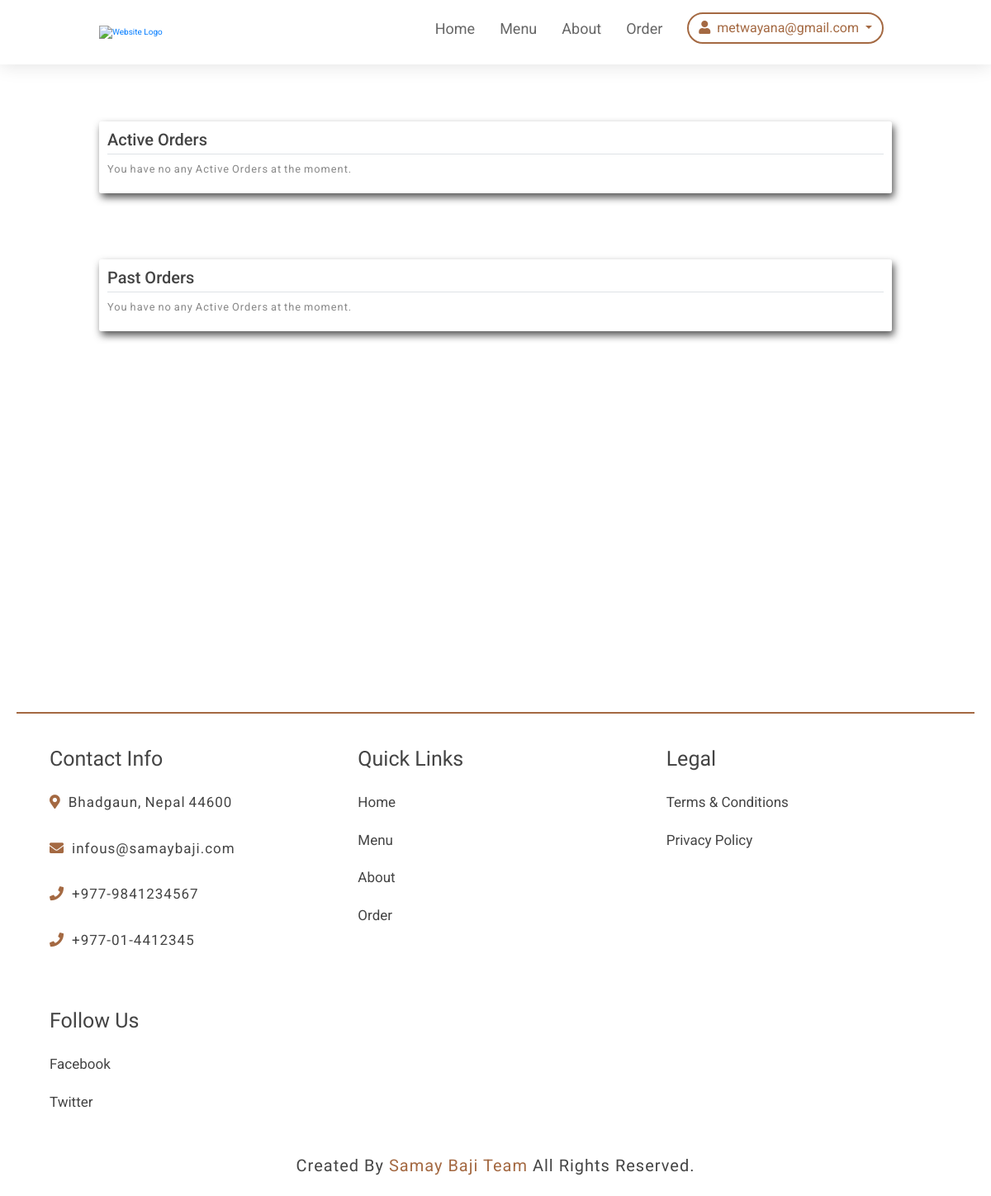
Before: /history/ (signed in) with the older database file.
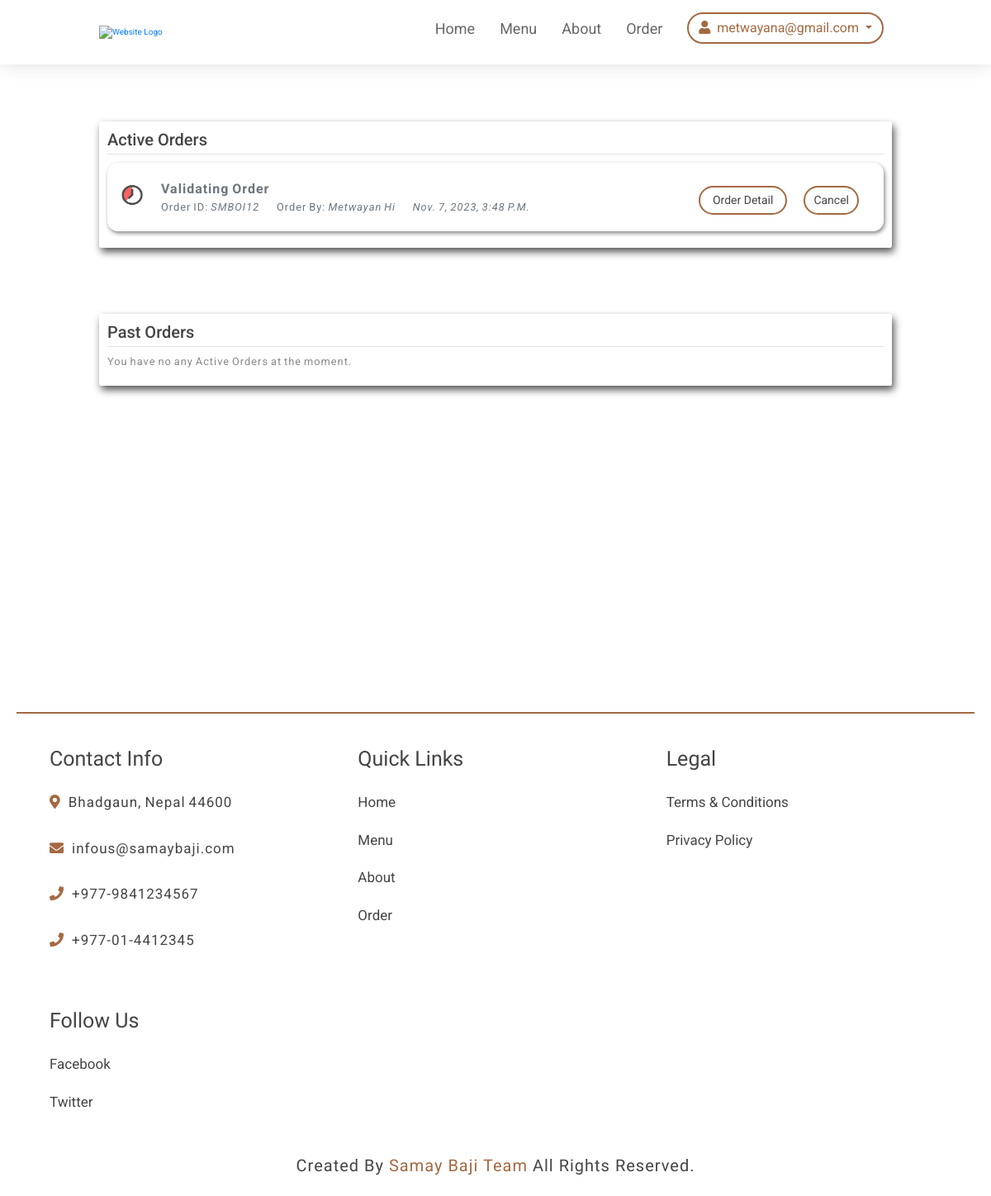
After: the same page with the newer database file.
### core/models.py (models this page shows, shortened)
class HomePage(models.Model):
    main_title = models.CharField(max_length=100)
    main_paragraph = models.TextField(blank = True)
    main_image = models.ImageField(upload_to = 'images/')
    aboutUs_title = models.CharField(max_length=50)
    aboutUs_paragraph = models.TextField(blank = True)
    aboutUs_image =  models.ImageField(upload_to = 'images/')
    download_title = models.CharField(max_length=50)
    download_subtitle = models.CharField(max_length=100)
    download_phoneimg =  models.ImageField(upload_to = 'images/')
    contact_address = models.CharField(max_length=40)
    contact_email = models.CharField(max_length=40)
    contact_num1 = models.CharField(max_length=20)
    contact_num2 = models.CharField(max_length=20)

class Order(models.Model):
    orderId = models.AutoField(primary_key=True)
    orderedBy = models.IntegerField(blank = False)
    itemsJson = models.CharField(max_length=100)
    totalAmt = models.CharField(max_length=10)
    name = models.CharField(max_length=50)
    email = models.EmailField(max_length=100)
    phone = PhoneNumberField(null=False, blank=False)
    address = models.CharField(max_length=50)
    method = models.CharField(max_length=20)
    payment = models.CharField(max_length=40)
    orderDate = models.CharField(max_length=20)
    date = models.CharField(max_length=20)
    time = models.CharField(max_length=20)
    noteToDriver = models.TextField(blank=True)
    createdAt = models.DateTimeField(auto_now_add=True)
    feedback = models.TextField(blank=True)
    CHOICES = [('Validating Order','Validating Order'),('Marked As Received','Marked As Received'),('En Route','En Route'),('Order Delivered','Order Delivered'),('Order Cancelled','Order Cancelled'),('Item Out of Stock','Item Out of Stock'),('Could Not Be Shipped To The Destination Location','Could Not Be Shipped To The Destination Location')]
    orderStatus = models.CharField(max_length=50,choices=CHOICES,default=CHOICES[0][1])

### core/views.py (the view)
# urls.py: path('history/', views.showHistory, name='core-history'),
def showHistory(request):
    if request.user.is_authenticated:
        orderRecord = {
            'orderRecord': (Order.objects.filter(orderedBy=request.user.id)).order_by('-orderId')
        }
        for items in orderRecord['orderRecord']:
            if(items.orderStatus == "Validating Order" or items.orderStatus == "En Route"):
                activedoesExist = True
                orderRecord['activedoesExist'] = activedoesExist
                break
        for items in orderRecord['orderRecord']:
            if(items.orderStatus != "Validating Order" and items.orderStatus != "En Route"):
                doesExist = True
                orderRecord['doesExist'] = doesExist
                break
        return render(request, 'core/history.html', orderRecord)
    else:
        messages.error(
            request, 'You need to be Logged In first in order to access History page.')
        return redirect("/")

### core/context_processors.py (called while the page is built)
def add_variable_to_context(request):
    return context

### core/templates/core/history.html (shortened to what this page needs)
{% extends "base.html" %}
{% load static %}
{% block content %}
{% block userlog %}
{% if user.is_authenticated %}
<div class="btn-group">
  <button type="button" id = "dropdown-btn" class="btn btn-active dropdown-toggle" data-toggle="dropdown" aria-haspopup="true" aria-expanded="false">
    <i class="fa fa-user" aria-hidden="true"></i>&nbsp
{{user.email}}
  </button>
</div>
      {% endif %}
{% endblock %}
<section style = "font-size:1.6rem">
    <div class="my-3 p-3 bg-body rounded shadow-sm" style = "box-shadow: 0.25rem 0.5rem 1rem #555 !important;">
      <h2 style = "color:#444;" class="border-bottom pb-2 mb-0">Active Orders</h2>
      {% if activedoesExist %}
     {% for order in orderRecord %}
    {% if order.orderStatus == "Validating Order" or order.orderStatus == "En Route" %}
      <div class="my-3 p-3 bg-body rounded shadow-sm" style = "border-radius:1.25rem !important; box-shadow: 0.15rem 0.25rem 0.5rem #888 !important;">
        <div class="d-flex text-muted pt-3"  style = "align-content: flex-start; justify-content: space-between;">
          <div style = "display:flex;">
            <img src= '/media/images/{{order.orderStatus|lower|cut:" "|add:".png"}}' style = "margin-right:1.5rem;"   class="bd-placeholder-img flex-shrink-0 me-2 rounded" width="40" height="38" role="img" aria-label="Placeholder: 32x32" preserveAspectRatio="xMidYMid slice" focusable="false">
            <p class="pb-3 mb-0 small lh-sm">
                      <strong style = "font-size:1.6rem !important; " class="d-block text-gray-dark">{{order.orderStatus}}</strong>
                    Order ID: <i>SMBOI{{order.pk}}</i> &nbsp&nbsp&nbsp&nbsp&nbsp Order By: <i>{{order.name}}  &nbsp&nbsp&nbsp&nbsp&nbsp {{order.createdAt}}</i>
                    </p>
          </div>
          <div style="display:flex; align-content: flex-start;" >
            <div   style = "margin-top: 0.8rem; margin-right: 2rem;" > <button id = "OD-{{order.pk}} " style = "color:#444;  font-size: 1.4rem !important; margin-top:0 !important; padding: 0.5rem 1.5rem;"  data-toggle="modal" data-target="#ordermodal" onclick = "orderDetail('OD-{{order.pk}}')" class="btn">Order Detail</button></div>
         <div  style = "margin-top: 0.8rem; margin-right: 2rem;" > <button id = "CO-{{order.pk}}" style = "color:#444; font-size: 1.4rem !important; margin-top:0 !important; padding: 0.5rem 1rem;" onclick = "cancelOrder('CO-{{order.pk}}')" class="btn">Cancel</button></div>
        </div>
        </div>
   </div>
{% endif %}
{% endfor %}
{% else %}
<p style = "color:#888; margin: 0.8rem 0rem; " class="pb-3 mb-0 small lh-sm">
You have no any Active Orders at the moment.
</p>
{% endif %}
    </div>
    <div class="my-3 p-3 bg-body rounded shadow-sm" style = "margin-top:8rem !important; box-shadow: 0.25rem 0.5rem 1rem #555 !important;">
      <h2 style = "color:#444;" class="border-bottom pb-2 mb-0">Past Orders</h2>
      {% if doesExist %}
      {% for order in orderRecord %}
      {% if order.orderStatus != "Validating Order" and order.orderStatus != "En Route"%}
      <div class="my-3 p-3 bg-body rounded shadow-sm" style = "border-radius:1.25rem !important; box-shadow: 0.15rem 0.25rem 0.5rem #888 !important;">
        <div class="d-flex text-muted pt-3" style = "align-content: flex-start; justify-content: space-between;">
          <div style = "display:flex;">
            <img style = "margin-right:1.5rem;" src= '/media/images/{{order.orderStatus|lower|cut:" "|add:".png"}}' class="bd-placeholder-img flex-shrink-0 me-2 rounded" width="34" height="32" role="img" aria-label="Placeholder: 32x32" preserveAspectRatio="xMidYMid slice" focusable="false"><title>Placeholder</title><rect width="100%" height="100%" fill="#007bff"></rect><text x="50%" y="50%" fill="#007bff" dy=".3em"></text></img>
  <p class="pb-3 mb-0 small lh-sm">
            <strong style = "font-size:1.6rem !important; " class="d-block text-gray-dark">{{order.orderStatus}}</strong>
            Order ID: <i>SMBOI{{order.pk}}</i> &nbsp&nbsp&nbsp&nbsp&nbsp Order By: <i>{{order.name}}  &nbsp&nbsp&nbsp&nbsp&nbsp {{order.createdAt}}</i>
          </p>
          </div>
          <div style="display:flex; align-content: flex-start;" >
            <div   style = "margin-top: 0.8rem; margin-right: 2rem;" > <button style = "color:#444; font-size: 1.4rem !important; margin-top:0 !important; padding: 0.5rem 1rem;" onclick = "orderDetail('OD-{{order.pk}}')" data-toggle="modal" data-target="#ordermodal" class="btn">Order Detail</button></div>
            <div  style = "margin-top: 0.8rem; margin-right: 2rem;" > <button id = "GF-{{order.pk}}" style = "color:#444; font-size: 1.4rem !important; margin-top:0 !important; padding: 0.5rem 1rem;" data-toggle="modal" data-target="#feedbackmodal" onclick = "idpasser('{{order.pk}}')" class="btn">Give Feedback</button></div>
            <div style = "margin-top: 0.8rem; margin-right: 2rem;" > <button id = "DO-{{order.pk}}" style = "color:#444; font-size: 1.4rem !important; margin-top:0 !important; padding: 0.5rem 1rem;" onclick = "deleteOrder('DO-{{order.pk}}')" class="btn">Delete</button></div>
        </div>
        </div>
   </div>
   {% endif %}
   {% endfor %}
   {% else %}
<p style = "color:#888; margin: 0.8rem 0rem; " class="pb-3 mb-0 small lh-sm">
You have no any Active Orders at the moment.
</p>
{% endif %}
    </div>
</section>
{% endblock %}

### core/templates/base.html (shortened to what this page needs)
{% load static %}
<!DOCTYPE html>
<html lang="en">
  <head>
    <link rel="stylesheet" href="https://stackpath.bootstrapcdn.com/bootstrap/4.3.1/css/bootstrap.min.css">
    <link
      rel="stylesheet"
      href="https://cdnjs.cloudflare.com/ajax/libs/aos/2.3.4/aos.css"
    />
    <link
      rel="stylesheet"
      href="https://cdnjs.cloudflare.com/ajax/libs/font-awesome/5.15.2/css/all.min.css"
    />
    <link rel="stylesheet" href="{% static 'core/css/style.css' %}" />
  </head>
  <body>
    <header>
      <a href="/" class="logo"
        ><img
          src="{% static 'core/images/website-logo.png' %}"
          title="website logo"
          alt="website logo"
      /></a>
      <nav class="navbar">
        <ul>
          <li><a class="active" href="/">home</a></li>
          <li><a href="/#menu">menu</a></li>
          <li><a href="/#about">about</a></li>
          <li><a href="{% url 'core:core-order'%}">order</a></li>
{% block userlog %}{% endblock %}
        </ul>
      </nav>
    </header>
          {% block content %}
          {% endblock %}
          {% for details in homepageDetail %}
          <div class="gradient sign-up">
          <div class="footer">
            <div class="box-container">
              <div class="box">
                <h3>contact info</h3>
                <p><i class="fas fa-map-marker-alt"></i>&nbsp{{details.contact_address}}</p>
                <p><i class="fas fa-envelope"></i>&nbsp{{details.contact_email}}</p>
                <p><i class="fas fa-phone"></i>&nbsp{{details.contact_num1}}</p>
                <p><i class="fas fa-phone"></i>&nbsp{{details.contact_num2}}</p>
              </div>
              <div class="box">
                <h3>quick links</h3>
                <a href="#">home</a>
                <a href="#menu">menu</a>
                <a href="#about">about</a>
                <a href="{% url 'core:core-order'%}">order</a>
              </div>
              <div class="box">
                <h3>Legal</h3>
                <a href="#">Terms & Conditions</a>
                <a href="#">Privacy Policy</a>
              </div>
              <div class="box">
                <h3>follow us</h3>
                <a href="#">facebook</a>
                <a href="#">twitter</a>
              </div>
            </div>
            <h1 class="credit">
              created by <span>Samay Baji Team</span> all rights reserved.
            </h1>
          </div>
        </div>
        {% endfor %}
      </body>
    </html>

### core/static/core/css/style.css (style rules this page uses)
:root { --brown: #a46942; }
* { font-family: "Roboto", sans-serif; margin: 0; padding: 0; box-sizing: border-box; text-decoration: none; outline: none; border: none; text-transform: capitalize; transition: all 0.2s linear; }
p { text-transform: none; text-align: justify; letter-spacing: 0.1rem; word-spacing: -0.12rem; }
h1, h4, h3 { font-family: "Oswald", sans-serif; }
html { font-size: 62.5%; overflow-x: hidden; scroll-behavior: smooth; }
body { overflow-x: hidden; }
section { min-height: 100vh; padding: 1rem 10%; padding-top: 8.5rem; }
.btn { font-size: 1.8rem; padding: 0.7rem 3rem; border-radius: 5rem; margin-top: 1rem; background: none; color: #111; cursor: pointer; border: 0.2rem solid var(--brown); }
header { position: fixed; top: 0; left: 0; z-index: 1000; width: 100%; background: #fff; padding: 1rem 10%; box-shadow: 0 0.3rem 2rem rgba(0, 0, 0, 0.1); display: flex; align-items: center; justify-content: space-between; }
header .navbar ul { display: flex; align-items: center; justify-content: center; list-style: none; }
header .navbar ul .btn { margin: 0rem 0rem 0rem 3rem; padding: 0.5rem 2rem; color: #666; font-size: 1.8rem; }
header .navbar ul li { margin-left: 3rem; }
header .navbar ul li a { font-size: 1.8rem; color: #666; }
header .logo img { height: 5rem; }
.btn-active { color: #000 !important; border-color: var(--brown) !important; }
#dropdown-btn { padding-left: 1.2rem; padding-right: 1.2rem; font-size: 1.6rem; color: var(--brown) !important; border-color: var(--brown) !important; }
.footer { margin: 1rem 2rem 0rem 2rem; padding: 1rem 2rem 0rem 2rem; border-top: 0.2rem solid var(--brown); }
.footer .box-container { display: flex; flex-wrap: wrap; }
.gradient .footer .box-container .box { flex: 1 1 25rem; margin: 2rem; }
.gradient .footer .box-container .box h3 { font-size: 2.5rem; color: #444; padding: 1rem 0; font-weight: normal; }
.gradient .footer .box-container .box p { font-size: 1.7rem; color: #444; padding: 1rem 0; }
.gradient .footer .box-container .box a { font-size: 1.7rem; color: #444; padding: 1rem 0; display: block; }
.gradient .footer .box-container .box p i { padding-right: 0.5rem; color: var(--brown); }
.gradient .footer .credit { font-size: 2rem; text-align: center; border-top: 0.2rem solid rgba(255, 255, 255, 0.7); padding: 2rem 1rem; font-weight: normal; letter-spacing: 0.1rem; color: #444; }
.gradient .footer .credit span { color: var(--brown); }

Changed rows visible on the page:
added Order: orderStatus "Validating Order", pk "12", name "Metwayan Hi", createdAt "Nov. 7, 2023, 3:48 P.m."
Other visible differences:
text no longer shown: "You have no any Active Orders at the moment."
